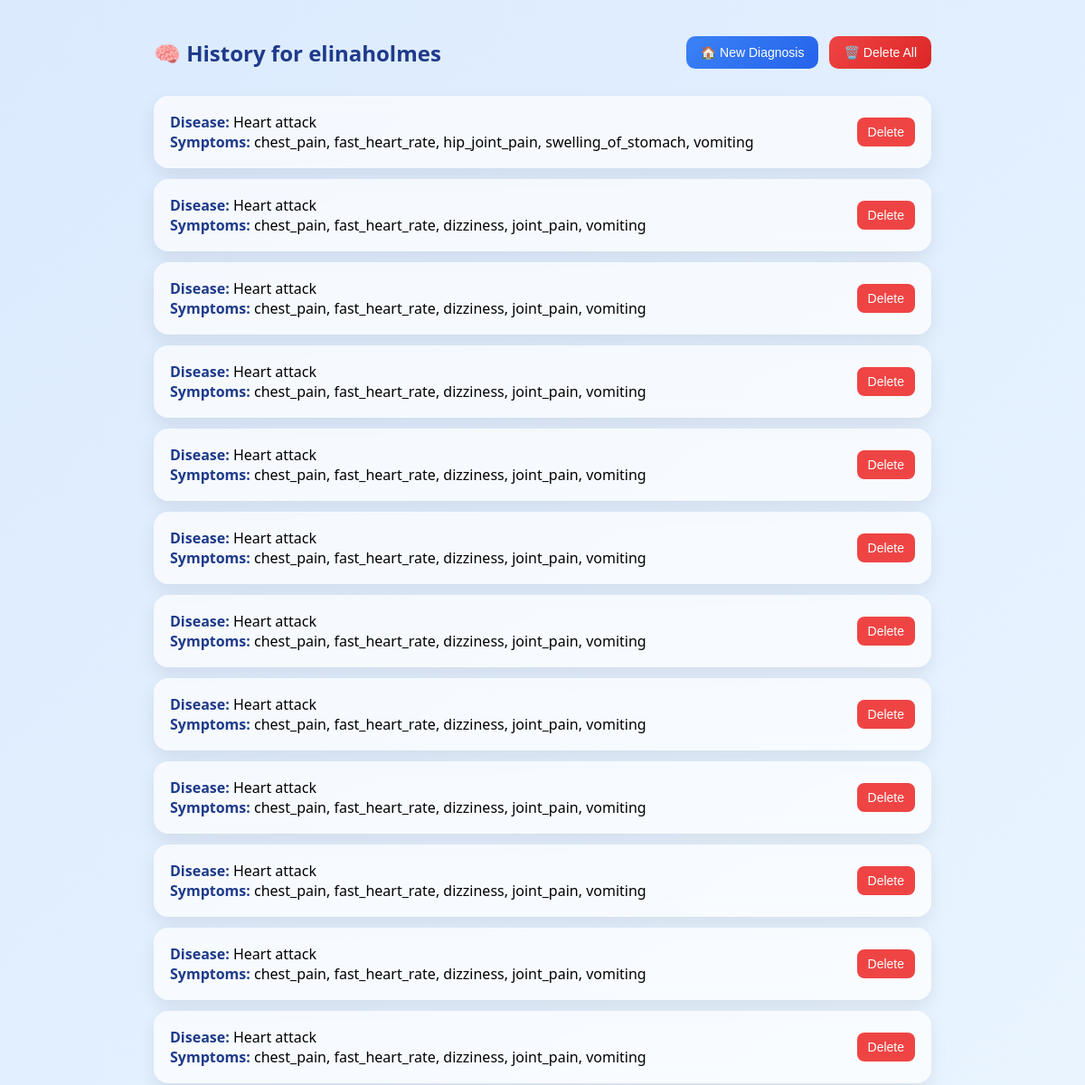
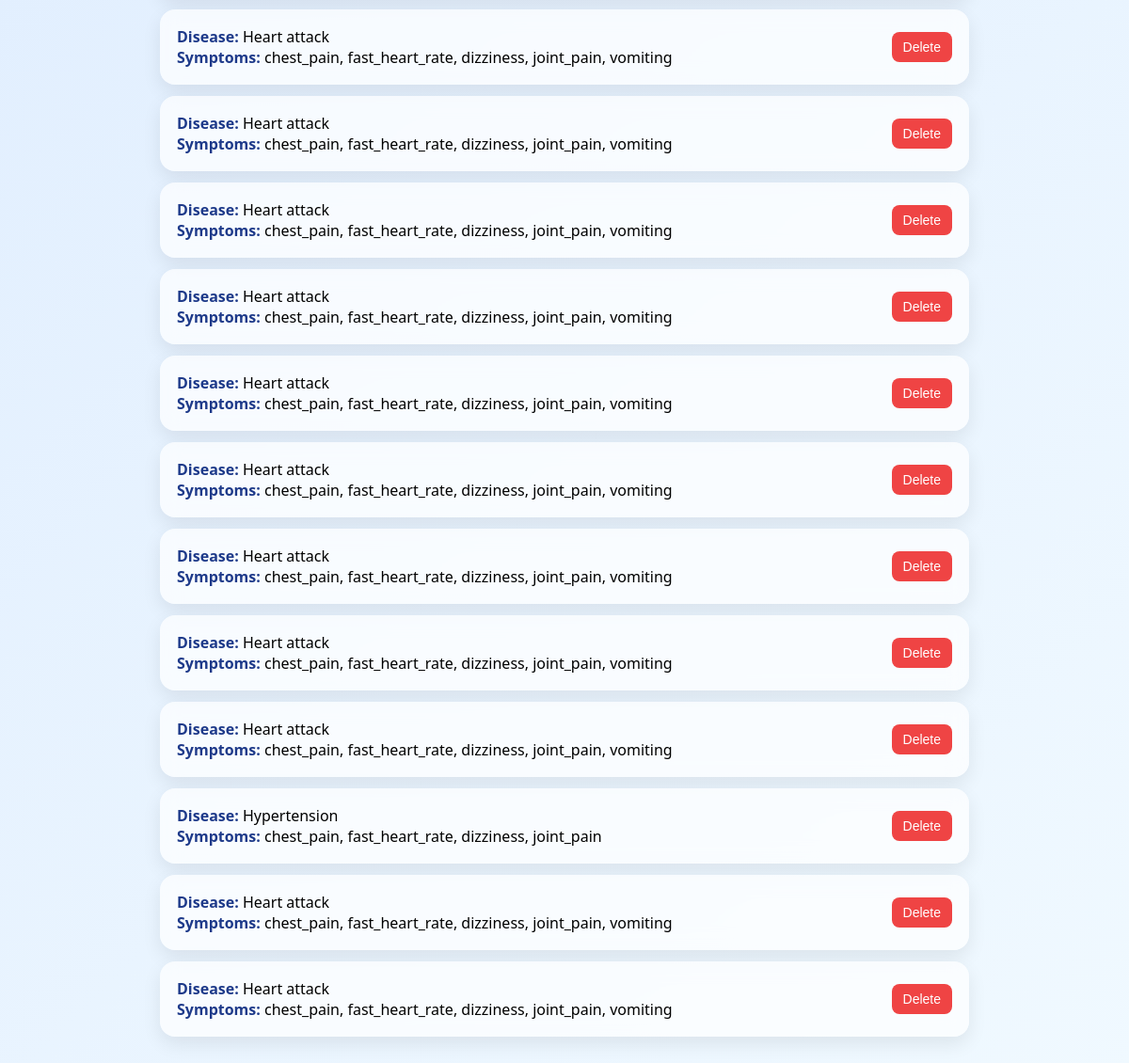
The page /history (signed in) on the database its author committed (2 pictures, top to bottom).
### app.py (models this page shows)
class History(db.Model):
    id = db.Column(db.Integer, primary_key=True)
    username = db.Column(db.String(100))
    disease = db.Column(db.String(100))
    symptoms = db.Column(db.String(300))

### app.py (the view)
@app.route("/history")
def history():
    if "user" not in session:
        return redirect("/login")
    history = History.query.filter_by(username=session["user"]).all()
    return render_template("history.html", history=history, user=session["user"])

### templates/history.html (shortened to what this page needs)
<!DOCTYPE html>
<html lang="en">
<head>
</head>
<body>
<div class="container">
    <div class="header">
        <h2>🧠 History for {{ user }}</h2>
        <div>
            <a href="{{ url_for('dashboard') }}" style="text-decoration:none;">
                <button class="New-Diagnosis">🏠 New Diagnosis</button>
            </a>
            <a href="/delete_all" onclick="return confirm('Delete ALL history? This cannot be undone!')">
                <button class="delete-all">🗑️ Delete All</button>
            </a>
        </div>
    </div>
    {% if history %}
        {% for h in history %}
            <div class="card">
                <div>
                    <b>Disease:</b> {{ h.disease }} <br>
                    <b>Symptoms:</b> {{ h.symptoms }}
                </div>
                <a href="/delete/{{ h.id }}" onclick="return confirm('Delete This Record?')">
                    <button class="delete-btn">Delete</button>
                </a>
            </div>
        {% endfor %}
    {% else %}
        <div class="empty">
            No history yet 🤷‍♂️
        </div>
    {% endif %}
</div>
</body>
</html>

### templates/history.html (style rules this page uses)
* { margin: 0; padding: 0; box-sizing: border-box; }
body { font-family: "Segoe UI", sans-serif; background: linear-gradient(135deg, #dbeafe, #f0f9ff); min-height: 100vh; }
.container { max-width: 900px; margin: auto; padding: 40px 20px; }
.header { display: flex; justify-content: space-between; align-items: center; margin-bottom: 30px; }
.header h2 { font-weight: 600; color: #1e3a8a; }
.header div { display: flex; gap: 12px; }
button { border: none; border-radius: 10px; cursor: pointer; font-size: 14px; transition: 0.3s ease; }
.New-Diagnosis { background: linear-gradient(135deg, #3b82f6, #2563eb); color: white; padding: 10px 16px; }
.delete-all { background: linear-gradient(135deg, #ef4444, #dc2626); color: white; padding: 10px 16px; }
.card { background: rgba(255, 255, 255, 0.7); backdrop-filter: blur(10px); padding: 18px; margin: 12px 0; border-radius: 16px; box-shadow: 0 8px 20px rgba(0,0,0,0.08); display: flex; justify-content: space-between; align-items: center; transition: 0.3s ease; }
.card b { color: #1e3a8a; }
.delete-btn { background: #ef4444; color: white; padding: 8px 12px; border-radius: 8px; }

### rows shown on the page
History: disease "Heart attack", symptoms "chest_pain, fast_heart_rate, hip_joint_pain, swelling_of_stomach, vomiting"
History: disease "Heart attack", symptoms "chest_pain, fast_heart_rate, dizziness, joint_pain, vomiting"
History: disease "Heart attack", symptoms "chest_pain, fast_heart_rate, dizziness, joint_pain, vomiting"
History: disease "Heart attack", symptoms "chest_pain, fast_heart_rate, dizziness, joint_pain, vomiting"
History: disease "Heart attack", symptoms "chest_pain, fast_heart_rate, dizziness, joint_pain, vomiting"
History: disease "Heart attack", symptoms "chest_pain, fast_heart_rate, dizziness, joint_pain, vomiting"
History: disease "Heart attack", symptoms "chest_pain, fast_heart_rate, dizziness, joint_pain, vomiting"
History: disease "Heart attack", symptoms "chest_pain, fast_heart_rate, dizziness, joint_pain, vomiting"
History: disease "Heart attack", symptoms "chest_pain, fast_heart_rate, dizziness, joint_pain, vomiting"
History: disease "Heart attack", symptoms "chest_pain, fast_heart_rate, dizziness, joint_pain, vomiting"
History: disease "Heart attack", symptoms "chest_pain, fast_heart_rate, dizziness, joint_pain, vomiting"
History: disease "Heart attack", symptoms "chest_pain, fast_heart_rate, dizziness, joint_pain, vomiting"
History: disease "Heart attack", symptoms "chest_pain, fast_heart_rate, dizziness, joint_pain, vomiting"
History: disease "Heart attack", symptoms "chest_pain, fast_heart_rate, dizziness, joint_pain, vomiting"
History: disease "Heart attack", symptoms "chest_pain, fast_heart_rate, dizziness, joint_pain, vomiting"
History: disease "Heart attack", symptoms "chest_pain, fast_heart_rate, dizziness, joint_pain, vomiting"
History: disease "Heart attack", symptoms "chest_pain, fast_heart_rate, dizziness, joint_pain, vomiting"
History: disease "Heart attack", symptoms "chest_pain, fast_heart_rate, dizziness, joint_pain, vomiting"
History: disease "Heart attack", symptoms "chest_pain, fast_heart_rate, dizziness, joint_pain, vomiting"
History: disease "Heart attack", symptoms "chest_pain, fast_heart_rate, dizziness, joint_pain, vomiting"
History: disease "Heart attack", symptoms "chest_pain, fast_heart_rate, dizziness, joint_pain, vomiting"
History: disease "Hypertension", symptoms "chest_pain, fast_heart_rate, dizziness, joint_pain"
History: disease "Heart attack", symptoms "chest_pain, fast_heart_rate, dizziness, joint_pain, vomiting"
History: disease "Heart attack", symptoms "chest_pain, fast_heart_rate, dizziness, joint_pain, vomiting"

### other values the page prints
{{ user }} "elinaholmes"
